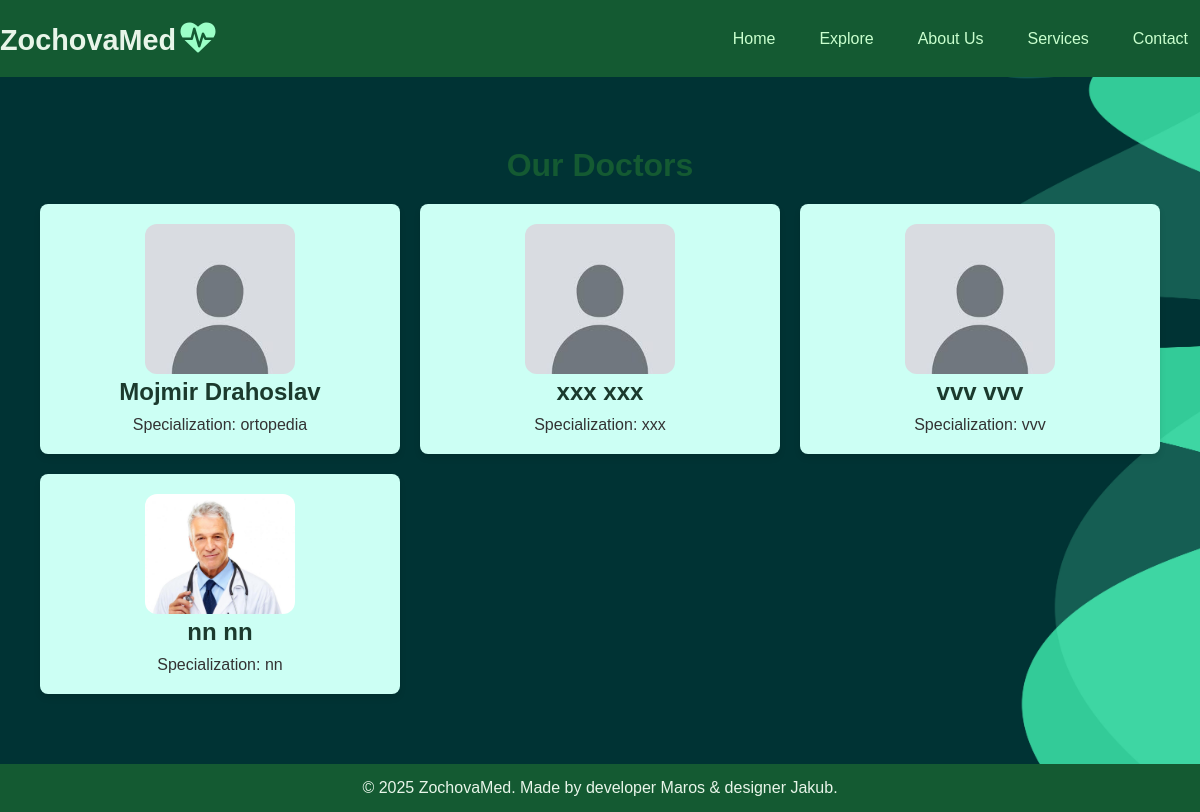
The app's page /explorepacient (signed in) with its own data.
### models.py (models this page shows, shortened)
class Doctor(UserMixin, db.Model):
    id = db.Column(db.Integer, primary_key=True)
    first_name = db.Column(db.String(80), unique=True, nullable=False)
    last_name = db.Column(db.String(80), unique=True, nullable=False)
    email = db.Column(db.String(120), unique=True, nullable=False)
    tel_num = db.Column(db.String(120), unique=True, nullable=False) #telefonne cislo
    password_hash = db.Column(db.String(128), nullable=False)
    odbor = db.Column(db.String(80)) # zameranie doktora (psycholog, chirurg, ...)
    profile_image = db.Column(db.String(255), nullable=True, default='default.jpg')

### main.py (the view)
@app.route('/explorepacient')
@login_required
def explorepacient():
    doc = Doctor.query.all()
    return render_template('explorepacient.html', doctors=doc)

### main.py (called while the page is built)
@login_manager.user_loader
def load_user(user_id):
    user_role = session.get('user_role')
    if user_role == 'Doctor':
        return Doctor.query.get(int(user_id))
    elif user_role == 'Pacient':
        return Pacient.query.get(int(user_id))
    return None

### templates/explorepacient.html (shortened to what this page needs)
{% extends '_base.html' %}
{% block content %}
    <main class="doctors-page">
        <h1>Our Doctors</h1>
        <div class="doctor-list">
            {% for i in doctors %}
            <a href="{{ url_for('viewdoctor', id=i.id) }}" class="doctor-card">
                <div class="doctor-profile">
                    <img src="{{ url_for('static', filename='profilepics/' + i.profile_image) }}" alt="Doctor Profile Image" width="150" class="profimg">
                    <h2>{{ i.first_name }} {{ i.last_name }}</h2>
                    <p>Specialization: {{ i.odbor }}</p>
                </div>
            </a>
            {% endfor %}
        </div>
    </main>
{% endblock %}

### templates/_base.html (shortened to what this page needs)
<!DOCTYPE html>
<html lang="en">
<head>
  <link rel="stylesheet" href="{{ url_for('static', filename='css/styles.css') }}">
  <link rel="stylesheet" href="https://cdnjs.cloudflare.com/ajax/libs/font-awesome/4.7.0/css/font-awesome.min.css">
</head>
<body>
  <header>
    <div class="navbar">
      <div>
        <a href="/" class="logo">ZochovaMed</a>
        <i class="fa fa-heartbeat" style="font-size:35px;color:#9bffc7"></i>
      </div>
      <nav>
        <ul class="nav-links">
          <li><a href="/">Home</a></li>
          {% if session['user_role'] == 'Pacient' %}
          <li><a href="/explorepacient">Explore</a></li>
          {% endif %}
          <li><a href="/about">About Us</a></li>
          <li><a href="/services">Services</a></li>
          <li><a href="/contact">Contact</a></li>
        </ul>
      </nav>
    </div>
  </header>
  <main>
    {% block content %}{% endblock %}
  </main>
  <footer>
    <p>&copy; 2025 ZochovaMed. Made by developer Maros & designer Jakub.</p>
  </footer>
</body>
</html>

### static/css/styles.css (style rules this page uses)
* { margin: 0; padding: 0; box-sizing: border-box; }
body { font-family: Arial, sans-serif; margin: 0; padding: 0; background-image: url("bg.jpg"); -webkit-background-size: cover; background-size: cover; background-position: center; background-repeat: no-repeat; background-attachment: fixed; color: #376150; display: flex; flex-direction: column; min-height: 100vh; }
header { background-color: #145A32; padding: 20px 0; }
.navbar { max-width: 1200px; margin: 0 auto; display: flex; justify-content: space-between; align-items: center; }
.logo { font-size: 1.8em; font-weight: bold; color: #E8F5E9; text-decoration: none; }
.nav-links { list-style-type: none; display: flex; }
.nav-links li { margin-left: 20px; }
.nav-links a { text-decoration: none; color: #c9ffce; padding: 8px 12px; }
main { flex: 1; padding: 20px; }
footer { background-color: #145A32; color: #E8F5E9; text-align: center; padding: 15px; }
.doctors-page { max-width: 1200px; margin: 30px auto; padding: 20px; text-align: center; }
.doctors-page h1 { font-size: 2rem; color: #145A32; margin-bottom: 20px; }
.doctor-list { display: grid; grid-template-columns: repeat(auto-fit, minmax(300px, 1fr)); gap: 20px; }
.doctor-list { display: grid; grid-template-columns: repeat(3, 1fr); gap: 20px; margin-top: 20px; }
.doctor-card { text-decoration: none; }
.doctor-profile { background-color: #ccfff4; border-radius: 8px; box-shadow: 0 4px 6px rgba(0, 0, 0, 0.1); padding: 20px; transition: transform 0.3s ease, box-shadow 0.3s ease; }
.doctor-profile h2 { font-size: 1.5rem; color: #1B3A2D; }
.doctor-profile p { margin-top: 10px; color: #333; }
.profimg { border-radius: 1vw; }

### records on screen
Doctor: profile_image (placeholder picture), first_name "Mojmir", last_name "Drahoslav", odbor "ortopedia"
Doctor: profile_image (placeholder picture), first_name "xxx", last_name "xxx", odbor "xxx"
Doctor: profile_image (placeholder picture), first_name "vvv", last_name "vvv", odbor "vvv"
Doctor: profile_image (picture), first_name "nn", last_name "nn", odbor "nn"
